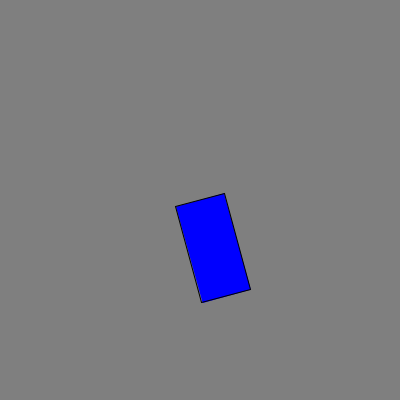
Frame 1 (no input)
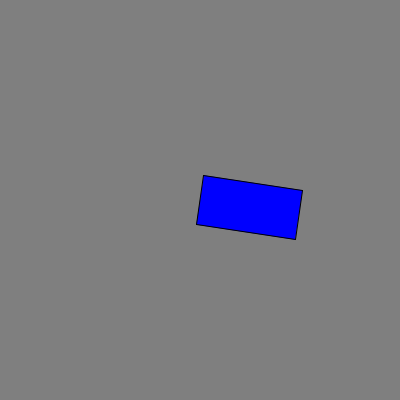
Frame 60 (the mouse pressed at the canvas centre just before this capture)
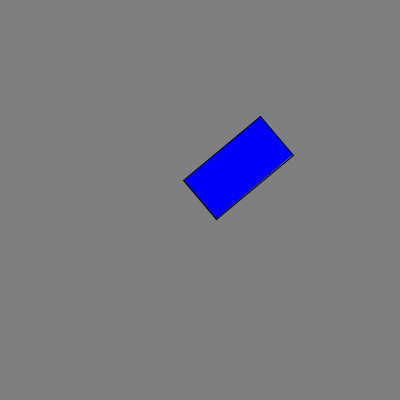
Frame 120 (the mouse held since frame 60 and released just before this capture)

The Processing sketch that drew these frames (run headless with seeded random() and noise(); from frame 60 on, the mouse is pressed at the canvas centre):

// Processing sketch: processing_85962
// ── processing_85962.pde

float x = 200;
float y = 200;
float largeur = 100;
float hauteur = 50;
float radians = 1.3;

// Fonction qui n'est appelee qu'au demarrage.
void setup() {
        size(400,400); // La taille de la fenetre.
        frameRate(30); // Le nombre d'images par seconde.
        smooth(); // Lisser les formes dessinees.
}


// Fonction qui est appelee a chaque nouvelle image.
void draw() {
        background(127); // Remplir l'arriere-plan d'une teinte de gris.


  // Carré bleu
fill(0,0,255);
pushMatrix(); // sauvegarder la matrice de transformation
translate(x,y); // deplacer la forme a dessiner
rotate(radians); // effectuer la rotation
translate(largeur/2,0); // deplacer l'axe de rotation
rectMode(CENTER);
rect(0,0,largeur,hauteur); // dessiner la forme
popMatrix(); // restaurer la matrice de transformation

radians = radians + 0.3;

}
